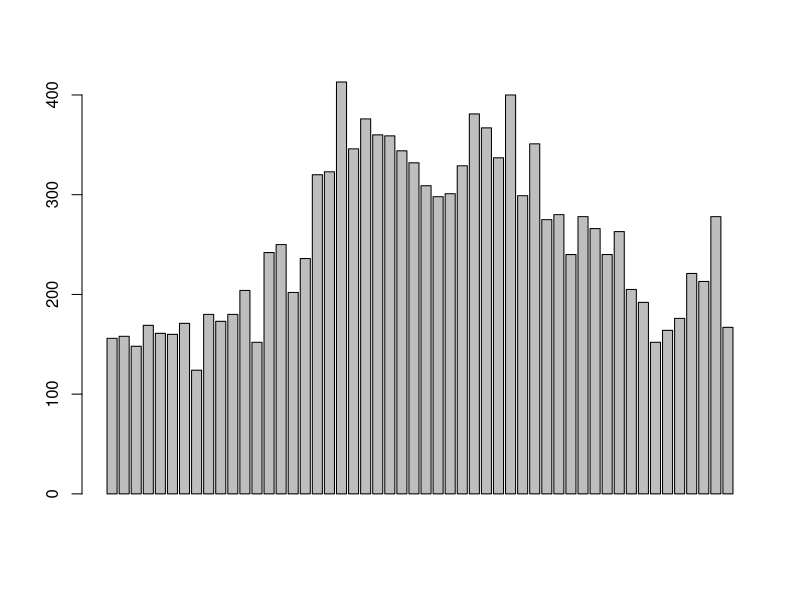
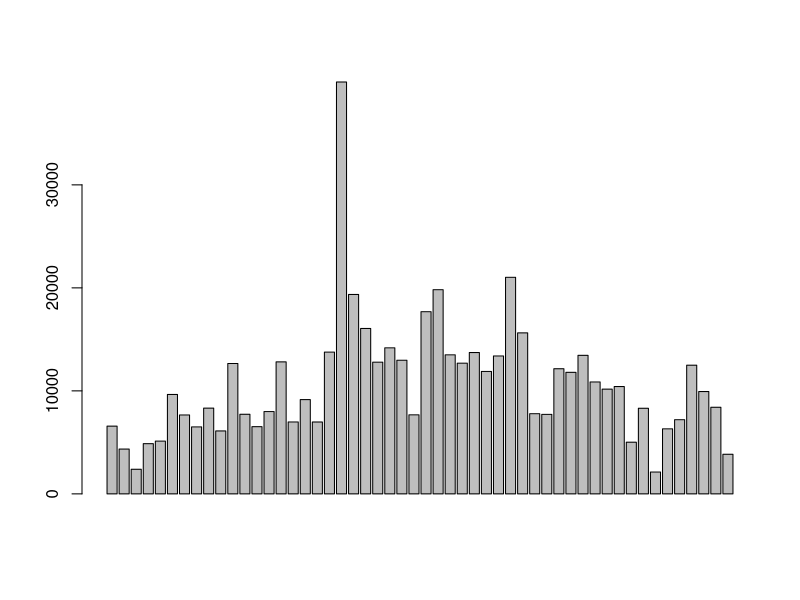

These figures' R source, in order:
alldata <- read.table("revenues2023.txt", header = FALSE, sep = "\t")
# Removing the first column, defect in parsing txt file
alldata <- alldata[, -1]
vendite <- alldata[, 1:9]
ricavi <- alldata[, c(1, 10:ncol(alldata))]

# Assign correct column names
names(vendite) <- c("settimana", "trekking", "mtb", "strada", "abbigliamento", "accessori", "componenti", "componenti-assistenza", "servizi")
names(ricavi) <- c("settimana", "trekking", "mtb", "strada", "abbigliamento", "accessori", "componenti", "servizi")

# Convert characters columns with comma as decimal separator to numeric
ricavi[] <- lapply(ricavi, function(x) {
  if (is.character(x)) as.numeric(gsub(",", ".", x)) else x
})

# Check structure after conversion
str(vendite)
str(ricavi)

# For 'vendite'
# List of columns to analyze
cols_to_analyze <- c("trekking", "mtb", "strada", "abbigliamento", "accessori", "componenti", "componenti-assistenza", "servizi")
vendite_summary <- data.frame(
  column = cols_to_analyze,
  mean = sapply(cols_to_analyze, function(x) mean(vendite[[x]], na.rm = TRUE)),
  median = sapply(cols_to_analyze, function(x) median(vendite[[x]], na.rm = TRUE)),
  min = sapply(cols_to_analyze, function(x) min(vendite[[x]], na.rm = TRUE)),
  max = sapply(cols_to_analyze, function(x) max(vendite[[x]], na.rm = TRUE)),
  sd = sapply(cols_to_analyze, function(x) sd(vendite[[x]], na.rm = TRUE))
)
# For 'ricavi'
# Note: 'componenti-assistenza' is not in ricavi, so we exclude it
cols_to_analyze_ricavi <- setdiff(cols_to_analyze, "componenti-assistenza")
ricavi_summary <- data.frame(
  column = cols_to_analyze_ricavi,
  mean = sapply(cols_to_analyze_ricavi, function(x) mean(ricavi[[x]], na.rm = TRUE)),
  median = sapply(cols_to_analyze_ricavi, function(x) median(ricavi[[x]], na.rm = TRUE)),
  min = sapply(cols_to_analyze_ricavi, function(x) min(ricavi[[x]], na.rm = TRUE)),
  max = sapply(cols_to_analyze_ricavi, function(x) max(ricavi[[x]], na.rm = TRUE)),
  sd = sapply(cols_to_analyze_ricavi, function(x) sd(ricavi[[x]], na.rm = TRUE))
)

# Display summaries
print(vendite_summary)
print(ricavi_summary)

# Creating 2 variables
vendite_totali <- rowSums(alldata[, 2:9])
ricavi_totali <- rowSums(ricavi[, 2:8])

barplot(vendite_totali)
barplot(ricavi_totali)
